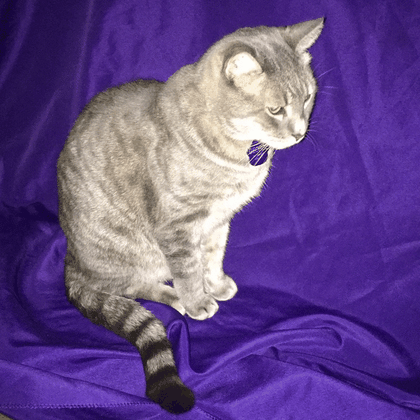
%> input picture Enhancement-Tool/Images/George.gif, 420 x 420 px, shrunk from 750 x 750 before the run
$ octave Gaussian.m   (GNU Octave 9; MATLAB toolbox functions it lacks are replaced by stand-ins)
%> lines starting %> are read from the running program, lines starting %| are printed output that depends on the picture
### Enhancement-Tool/GaussianFilter/Gaussian2D.m
% Function "Gaussian2D.m":
% This function returns a 2D Gaussian filter with size N1 x N2.
% Theta is the angle that the filter is rotated by counter clockwise.
% Sigma1 and Sigma2 are the standard deviations of the Gaussian functions.

function h = Gaussian2D(n1,std1,n2,std2,theta)
r=[cos(theta) -sin(theta); sin(theta)  cos(theta)];
for i = 1 : n2
    for j = 1 : n1
        u = r * [j-(n1+1)/2 i-(n2+1)/2]';
        h(i,j) = gauss(u(1),std1)*gauss(u(2),std2);
    end
end
h = h / sqrt(sum(sum(h.*h)));

% Function "gauss.m":
function y = gauss(x,std)
y = exp(-x^2/(2*std^2)) / (std*sqrt(2*pi));

### Enhancement-Tool/GaussianFilter/Gaussian.m
% Gaussian Filter - Performs Smoothing, Noise Addition & Reduction
% Gaussian filter Parameters:
    n1=10; sigma1=0.5; n2=10; sigma2=3; theta=0.1;
% Amplitude of Noise Parameters:
    sigma1=0.5; sigma2=3; theta=0;

[w,map] = imread('../Images/George.gif');
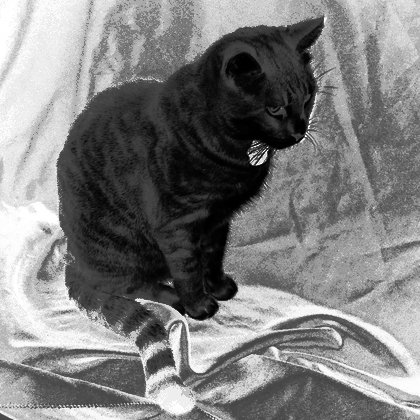
%> w: size 420x420 uint8; min 0, max 255, mean 126.5
%> map = 256 rows, first 12: [0.996 0.996 0.98; 0.992 0.984 0.973; 0.996 0.988 0.945; 0.992 0.969 0.925; 0.976 0.949 0.918; 0.98 0.945 0.863; 0.953 0.918 0.882; 0.961 0.914 0.831; 0.937 0.894 0.847; 0.918 0.875 0.835; 0.937 0.886 0.788; 0.918 0.867 0.788]
x = ind2gray(w,map);
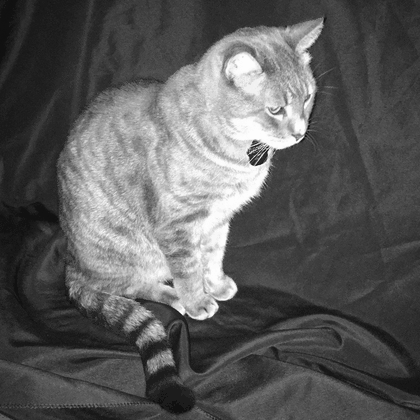
%> x: size 420x420 single; min 0.0664, max 0.994, mean 0.363
filter1 = Gaussian2D(n1,sigma1,n2,sigma2,theta);
y = imnoise(x,'salt & pepper', 0.2);
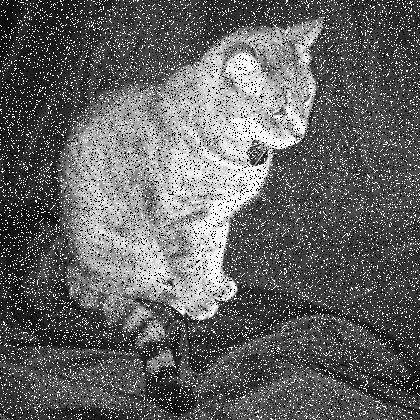
%> y: size 420x420 single; min 0, max 1, mean 0.39
f1 = conv2(x,filter1,'same');
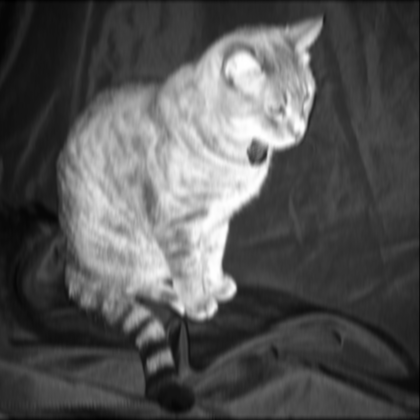
%> f1: size 420x420 single; min 0.181, max 4.27, mean 1.55; drawn with min black and max white
rf1 = conv2(y,filter1,'same');
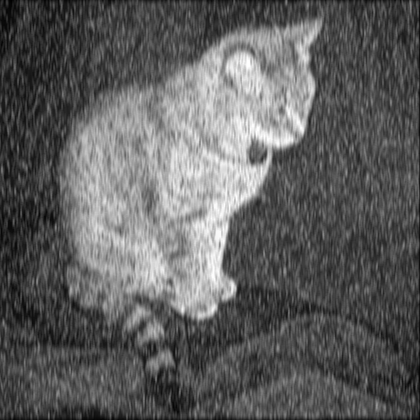
%> rf1: size 420x420 single; min 0.104, max 4.27, mean 1.67; drawn with min black and max white
figure(1);
subplot(2,2,1);imagesc(x);title('Original');
subplot(2,2,2);imagesc(y);title('Noise');
subplot(2,2,3);imagesc(f1);title('Smooth');
subplot(2,2,4);imagesc(rf1);title('Noise Canceling');
colormap(gray);
